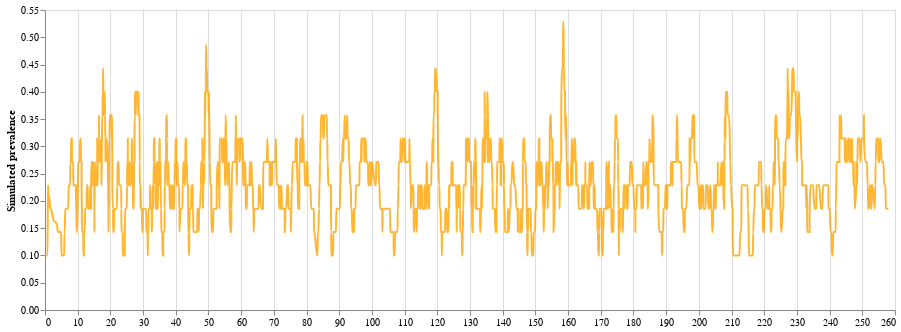

Notebook code cell kept with this figure:
### Code cell
simulation_df["new_time"] = simulation_df.t *366
line_simulation = alt.Chart(simulation_df).mark_line(interpolate='monotone', opacity = 0.8, clip = True, color = "orange").encode(
    alt.X('new_time', axis=alt.Axis(title="")),
    alt.Y('samp_diff_MA',axis=alt.Axis(title="Simulated prevalence", grid=False)),
    
    
).properties(
    width=850,
    height=300)
line_simulation

### Figure 1 — Vega-Lite specification as saved in the notebook (floating-point values rounded to 4 significant figures; data arrays with more than 128 entries replaced by an {"elided": "..."} marker saying what was removed)
{"config": {"view": {"continuousWidth": 400, "continuousHeight": 300}}, "data": {"name": "data-e26b60d7a8cc32968d6af60aacbf59a0"}, "mark": {"type": "line", "clip": true, "color": "orange", "interpolate": "monotone", "opacity": 0.8}, "encoding": {"x": {"axis": {"title": ""}, "field": "new_time", "type": "quantitative"}, "y": {"axis": {"grid": false, "title": "Simulated prevalence"}, "field": "samp_diff_MA", "type": "quantitative"}}, "height": 300, "width": 850, "$schema": "https://vega.github.io/schema/vega-lite/v4.17.0.json", "datasets": {"data-e26b60d7a8cc32968d6af60aacbf59a0": {"elided": "3653 records"}}}
